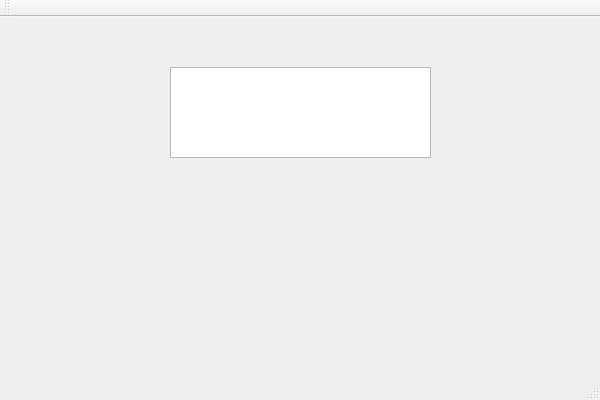
<?xml version="1.0" encoding="UTF-8"?>
<ui version="4.0">
 <class>QtHdInfoClass</class>
 <widget class="QMainWindow" name="QtHdInfoClass">
  <property name="geometry">
   <rect>
    <x>0</x>
    <y>0</y>
    <width>600</width>
    <height>400</height>
   </rect>
  </property>
  <property name="windowTitle">
   <string>QtHdInfo</string>
  </property>
  <widget class="QWidget" name="centralWidget">
   <widget class="QTextEdit" name="textEdit">
    <property name="geometry">
     <rect>
      <x>170</x>
      <y>50</y>
      <width>261</width>
      <height>91</height>
     </rect>
    </property>
   </widget>
  </widget>
  <widget class="QMenuBar" name="menuBar">
   <property name="geometry">
    <rect>
     <x>0</x>
     <y>0</y>
     <width>600</width>
     <height>20</height>
    </rect>
   </property>
  </widget>
  <widget class="QToolBar" name="mainToolBar">
   <attribute name="toolBarArea">
    <enum>TopToolBarArea</enum>
   </attribute>
   <attribute name="toolBarBreak">
    <bool>false</bool>
   </attribute>
  </widget>
  <widget class="QStatusBar" name="statusBar"/>
 </widget>
 <layoutdefault spacing="6" margin="11"/>
 <resources>
  <include location="QtHdInfo.qrc"/>
 </resources>
 <connections/>
</ui>
